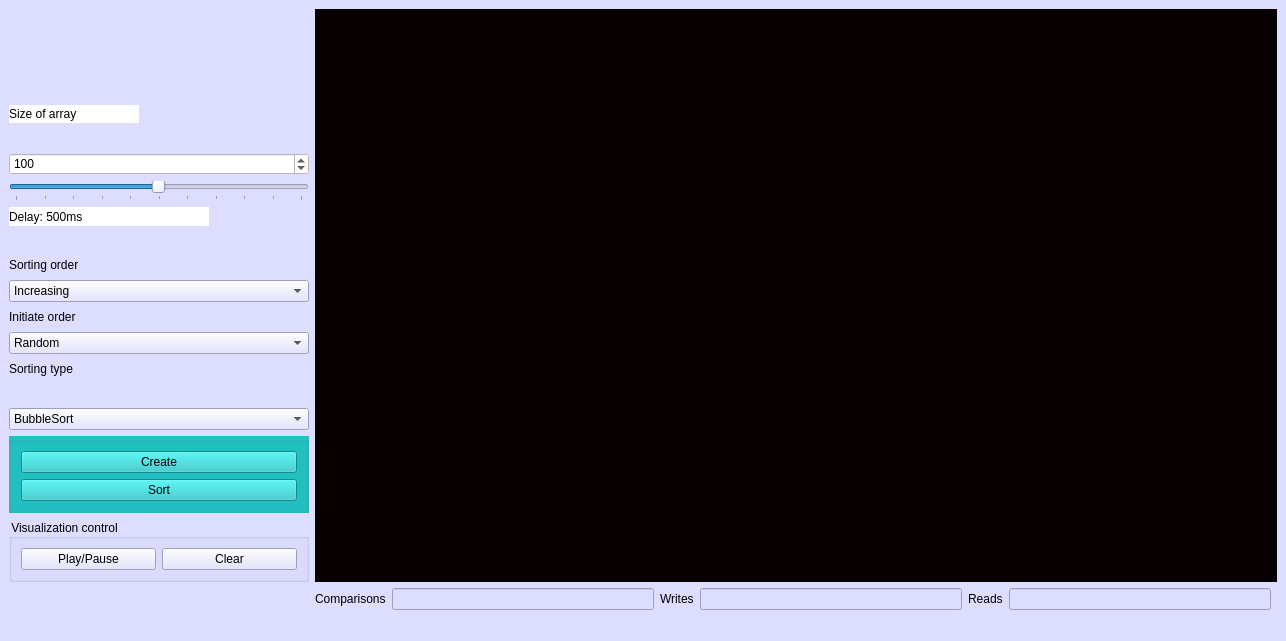
<?xml version="1.0" encoding="UTF-8"?>
<ui version="4.0">
 <class>MainWindow</class>
 <widget class="QMainWindow" name="MainWindow">
  <property name="geometry">
   <rect>
    <x>0</x>
    <y>0</y>
    <width>1286</width>
    <height>641</height>
   </rect>
  </property>
  <property name="windowTitle">
   <string>MainWindow</string>
  </property>
  <property name="autoFillBackground">
   <bool>false</bool>
  </property>
  <property name="styleSheet">
   <string notr="true">/*background: (spread:pad, cx:0.5, cy:0.5, radius:0.5, fx:0.5, fy:0.5, stop:0 rgba(255, 235, 235, 206), stop:0.35 rgba(255, 188, 188, 80), stop:0.4 rgba(255, 162, 162, 80), stop:0.425 rgba(255, 132, 132, 156), stop:0.44 rgba(252, 128, 128, 80), stop:1 rgba(255, 255, 255, 0))*/
background-color: rgb(220, 221, 255);
font: 12pt &quot;Times New Roman&quot;;

</string>
  </property>
  <widget class="QWidget" name="centralwidget">
   <layout class="QGridLayout" name="gridLayout">
    <item row="20" column="5">
     <widget class="QLineEdit" name="writes"/>
    </item>
    <item row="20" column="2">
     <widget class="QLabel" name="label_2">
      <property name="text">
       <string>Comparisons</string>
      </property>
     </widget>
    </item>
    <item row="7" column="1">
     <widget class="QSlider" name="delay">
      <property name="minimumSize">
       <size>
        <width>30</width>
        <height>0</height>
       </size>
      </property>
      <property name="maximumSize">
       <size>
        <width>16777215</width>
        <height>16777215</height>
       </size>
      </property>
      <property name="styleSheet">
       <string notr="true"/>
      </property>
      <property name="minimum">
       <number>1</number>
      </property>
      <property name="maximum">
       <number>1000</number>
      </property>
      <property name="singleStep">
       <number>10</number>
      </property>
      <property name="pageStep">
       <number>10</number>
      </property>
      <property name="value">
       <number>500</number>
      </property>
      <property name="orientation">
       <enum>Qt::Horizontal</enum>
      </property>
      <property name="tickPosition">
       <enum>QSlider::TicksBelow</enum>
      </property>
      <property name="tickInterval">
       <number>100</number>
      </property>
     </widget>
    </item>
    <item row="10" column="1">
     <widget class="QLabel" name="label_6">
      <property name="text">
       <string>Sorting order</string>
      </property>
     </widget>
    </item>
    <item row="2" column="1">
     <widget class="QLabel" name="Average">
      <property name="text">
       <string/>
      </property>
     </widget>
    </item>
    <item row="11" column="1">
     <widget class="QComboBox" name="SortingOrder">
      <item>
       <property name="text">
        <string>Increasing</string>
       </property>
      </item>
      <item>
       <property name="text">
        <string>Decreasing</string>
       </property>
      </item>
     </widget>
    </item>
    <item row="1" column="1">
     <widget class="QLabel" name="BestCase">
      <property name="text">
       <string/>
      </property>
     </widget>
    </item>
    <item row="14" column="1">
     <widget class="QLabel" name="label_8">
      <property name="text">
       <string>Sorting type</string>
      </property>
     </widget>
    </item>
    <item row="20" column="4">
     <widget class="QLabel" name="label_4">
      <property name="text">
       <string>Writes</string>
      </property>
     </widget>
    </item>
    <item row="20" column="7">
     <widget class="QLineEdit" name="reads">
      <property name="text">
       <string/>
      </property>
     </widget>
    </item>
    <item row="0" column="2" rowspan="20" colspan="7">
     <widget class="QGraphicsView" name="graphicsView">
      <property name="styleSheet">
       <string notr="true">background-color: rgb(7, 0, 0);</string>
      </property>
     </widget>
    </item>
    <item row="20" column="1">
     <widget class="QLabel" name="SortingTime">
      <property name="text">
       <string/>
      </property>
     </widget>
    </item>
    <item row="17" column="1">
     <widget class="QGroupBox" name="groupBox">
      <property name="minimumSize">
       <size>
        <width>300</width>
        <height>0</height>
       </size>
      </property>
      <property name="maximumSize">
       <size>
        <width>16777215</width>
        <height>16777215</height>
       </size>
      </property>
      <property name="styleSheet">
       <string notr="true">background: rgb(34,193,195);
background: linear-gradient(0deg, rgba(34,193,195,1) 0%, rgba(149,45,253,0.38728995015975143) 100%);</string>
      </property>
      <property name="title">
       <string/>
      </property>
      <layout class="QVBoxLayout" name="verticalLayout">
       <item>
        <widget class="QPushButton" name="InitiateButton">
         <property name="maximumSize">
          <size>
           <width>16777215</width>
           <height>16777215</height>
          </size>
         </property>
         <property name="text">
          <string>Create</string>
         </property>
        </widget>
       </item>
       <item>
        <widget class="QPushButton" name="SortButton">
         <property name="maximumSize">
          <size>
           <width>16777215</width>
           <height>16777215</height>
          </size>
         </property>
         <property name="text">
          <string>Sort</string>
         </property>
        </widget>
       </item>
      </layout>
     </widget>
    </item>
    <item row="12" column="1">
     <widget class="QLabel" name="label_7">
      <property name="text">
       <string>Initiate order</string>
      </property>
     </widget>
    </item>
    <item row="3" column="1">
     <widget class="QLabel" name="WorstCase">
      <property name="text">
       <string/>
      </property>
     </widget>
    </item>
    <item row="4" column="1">
     <widget class="QLabel" name="label_3">
      <property name="maximumSize">
       <size>
        <width>130</width>
        <height>16777215</height>
       </size>
      </property>
      <property name="styleSheet">
       <string notr="true">background-color: rgb(255, 255, 255);</string>
      </property>
      <property name="text">
       <string>Size of array</string>
      </property>
     </widget>
    </item>
    <item row="6" column="1">
     <widget class="QSpinBox" name="numberOfItems">
      <property name="maximumSize">
       <size>
        <width>16777215</width>
        <height>16777215</height>
       </size>
      </property>
      <property name="styleSheet">
       <string notr="true">background: rgb(255, 255, 255)</string>
      </property>
      <property name="minimum">
       <number>2</number>
      </property>
      <property name="maximum">
       <number>10000000</number>
      </property>
      <property name="value">
       <number>100</number>
      </property>
     </widget>
    </item>
    <item row="8" column="1">
     <widget class="QLabel" name="label">
      <property name="maximumSize">
       <size>
        <width>200</width>
        <height>30</height>
       </size>
      </property>
      <property name="styleSheet">
       <string notr="true">background-color: rgb(255, 255, 255);</string>
      </property>
      <property name="text">
       <string>Delay: 500ms</string>
      </property>
     </widget>
    </item>
    <item row="16" column="1">
     <widget class="QComboBox" name="SortingNameComboBox">
      <property name="minimumSize">
       <size>
        <width>300</width>
        <height>0</height>
       </size>
      </property>
      <property name="maximumSize">
       <size>
        <width>16777215</width>
        <height>16777215</height>
       </size>
      </property>
      <item>
       <property name="text">
        <string>BubbleSort</string>
       </property>
      </item>
      <item>
       <property name="text">
        <string>InsertionSort</string>
       </property>
      </item>
      <item>
       <property name="text">
        <string>SelectionSort</string>
       </property>
      </item>
      <item>
       <property name="text">
        <string>QuickSortPivotMiddle</string>
       </property>
      </item>
      <item>
       <property name="text">
        <string>MergeSort</string>
       </property>
      </item>
      <item>
       <property name="text">
        <string>CountingSort</string>
       </property>
      </item>
      <item>
       <property name="text">
        <string>RadixSort</string>
       </property>
      </item>
     </widget>
    </item>
    <item row="13" column="1">
     <widget class="QComboBox" name="InitiateOrder">
      <item>
       <property name="text">
        <string>Random</string>
       </property>
      </item>
      <item>
       <property name="text">
        <string>Almost Sorted</string>
       </property>
      </item>
      <item>
       <property name="text">
        <string>Almost Sorted in Reverse Order</string>
       </property>
      </item>
     </widget>
    </item>
    <item row="20" column="3">
     <widget class="QLineEdit" name="comparisons"/>
    </item>
    <item row="18" column="1" rowspan="2">
     <widget class="QGroupBox" name="VisualizationControl">
      <property name="title">
       <string>Visualization control</string>
      </property>
      <layout class="QHBoxLayout" name="horizontalLayout">
       <item>
        <widget class="QPushButton" name="StopButton">
         <property name="text">
          <string>Play/Pause</string>
         </property>
        </widget>
       </item>
       <item>
        <widget class="QPushButton" name="ClearButton">
         <property name="text">
          <string>Clear</string>
         </property>
        </widget>
       </item>
      </layout>
     </widget>
    </item>
    <item row="20" column="6">
     <widget class="QLabel" name="label_5">
      <property name="text">
       <string>Reads</string>
      </property>
     </widget>
    </item>
   </layout>
  </widget>
  <widget class="QMenuBar" name="menubar">
   <property name="geometry">
    <rect>
     <x>0</x>
     <y>0</y>
     <width>1286</width>
     <height>23</height>
    </rect>
   </property>
  </widget>
  <widget class="QStatusBar" name="statusbar"/>
 </widget>
 <resources/>
 <connections>
  <connection>
   <sender>delay</sender>
   <signal>valueChanged(int)</signal>
   <receiver>label</receiver>
   <slot>setNum(int)</slot>
   <hints>
    <hint type="sourcelabel">
     <x>53</x>
     <y>420</y>
    </hint>
    <hint type="destinationlabel">
     <x>61</x>
     <y>448</y>
    </hint>
   </hints>
  </connection>
 </connections>
</ui>
